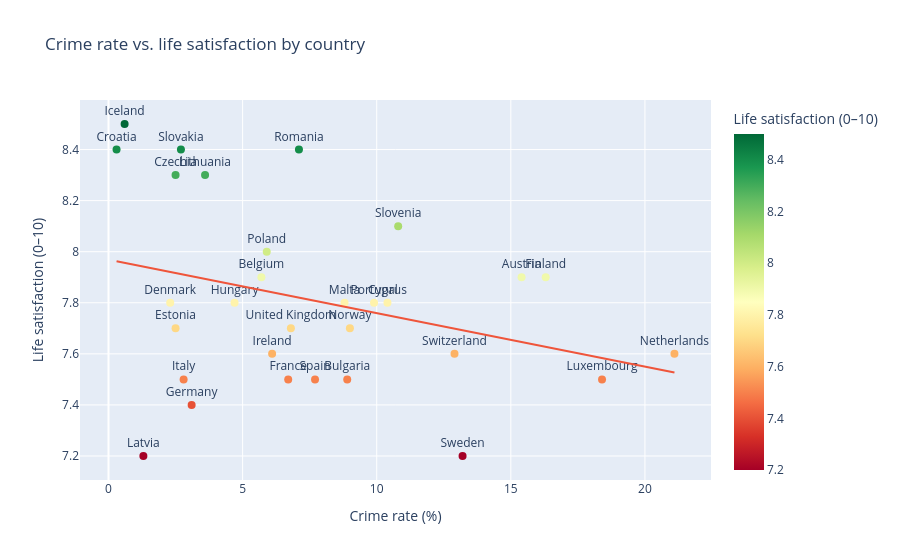

This figure's notebook cell:
### Code cell
# plot 2: Crime vs satisfaction scatter by country
fig2 = px.scatter(
    df_country,
    x='crime_rate', y='happy_rate',
    text='geo',
    trendline='ols',
    title='Crime rate vs. life satisfaction by country',
    labels={'crime_rate': 'Crime rate (%)', 'happy_rate': 'Life satisfaction (0–10)', 'geo': 'Country'},
    color='happy_rate',
    color_continuous_scale='RdYlGn',
    hover_name='geo',
)
fig2.update_traces(textposition='top center', marker=dict(size=8))
fig2.show()
#fig2.write_html('crime_vs_satisfaction.html', full_html=False, include_plotlyjs='cdn')

### Figure 1 — Plotly figure (JSON) as saved in the notebook; plotly's stock layout.template omitted (floating-point values rounded to 4 significant figures)
{"data": [{"hovertemplate": "<b>%{hovertext}</b><br><br>Crime rate (%)=%{x}<br>Life satisfaction (0–10)=%{marker.color}<br>Country=%{text}<extra></extra>", "hovertext": ["Austria", "Belgium", "Bulgaria", "Croatia", "Cyprus", "Czechia", "Denmark", "Estonia", "Finland", "France", "Germany", "Hungary", "Iceland", "Ireland", "Italy", "Latvia", "Lithuania", "Luxembourg", "Malta", "Netherlands", "Norway", "Poland", "Portugal", "Romania", "Slovakia", "Slovenia", "Spain", "Sweden", "Switzerland", "United Kingdom"], "legendgroup": "", "marker": {"color": [7.9, 7.9, 7.5, 8.4, 7.8, 8.3, 7.8, 7.7, 7.9, 7.5, 7.4, 7.8, 8.5, 7.6, 7.5, 7.2, 8.3, 7.5, 7.8, 7.6, 7.7, 8.0, 7.8, 8.4, 8.4, 8.1, 7.5, 7.2, 7.6, 7.7], "coloraxis": "coloraxis", "size": 8, "symbol": "circle"}, "mode": "markers+text", "name": "", "orientation": "v", "showlegend": false, "text": ["Austria", "Belgium", "Bulgaria", "Croatia", "Cyprus", "Czechia", "Denmark", "Estonia", "Finland", "France", "Germany", "Hungary", "Iceland", "Ireland", "Italy", "Latvia", "Lithuania", "Luxembourg", "Malta", "Netherlands", "Norway", "Poland", "Portugal", "Romania", "Slovakia", "Slovenia", "Spain", "Sweden", "Switzerland", "United Kingdom"], "textposition": "top center", "type": "scatter", "x": [15.4, 5.7, 8.9, 0.3, 10.4, 2.5, 2.3, 2.5, 16.3, 6.7, 3.1, 4.7, 0.6, 6.1, 2.8, 1.3, 3.6, 18.4, 8.8, 21.1, 9.0, 5.9, 9.9, 7.1, 2.7, 10.8, 7.7, 13.2, 12.9, 6.8], "xaxis": "x", "y": [7.9, 7.9, 7.5, 8.4, 7.8, 8.3, 7.8, 7.7, 7.9, 7.5, 7.4, 7.8, 8.5, 7.6, 7.5, 7.2, 8.3, 7.5, 7.8, 7.6, 7.7, 8.0, 7.8, 8.4, 8.4, 8.1, 7.5, 7.2, 7.6, 7.7], "yaxis": "y"}, {"hovertemplate": "<b>OLS trendline</b><br>happy_rate = -0.0209124 * crime_rate + 7.96859<br>R<sup>2</sup>=0.099993<br><br>Crime rate (%)=%{x}<br>Life satisfaction (0–10)=%{y} <b>(trend)</b><extra></extra>", "legendgroup": "", "marker": {"size": 8, "symbol": "circle"}, "mode": "lines", "name": "", "showlegend": false, "textposition": "top center", "type": "scatter", "x": [0.3, 0.6, 1.3, 2.3, 2.5, 2.5, 2.7, 2.8, 3.1, 3.6, 4.7, 5.7, 5.9, 6.1, 6.7, 6.8, 7.1, 7.7, 8.8, 8.9, 9.0, 9.9, 10.4, 10.8, 12.9, 13.2, 15.4, 16.3, 18.4, 21.1], "xaxis": "x", "y": [7.962, 7.956, 7.941, 7.92, 7.916, 7.916, 7.912, 7.91, 7.904, 7.893, 7.87, 7.849, 7.845, 7.841, 7.828, 7.826, 7.82, 7.808, 7.785, 7.782, 7.78, 7.762, 7.751, 7.743, 7.699, 7.693, 7.647, 7.628, 7.584, 7.527], "yaxis": "y"}], "layout": {"coloraxis": {"colorbar": {"title": {"text": "Life satisfaction (0–10)"}}, "colorscale": [[0, "rgb(165,0,38)"], [0.1, "rgb(215,48,39)"], [0.2, "rgb(244,109,67)"], [0.3, "rgb(253,174,97)"], [0.4, "rgb(254,224,139)"], [0.5, "rgb(255,255,191)"], [0.6, "rgb(217,239,139)"], [0.7, "rgb(166,217,106)"], [0.8, "rgb(102,189,99)"], [0.9, "rgb(26,152,80)"], [1, "rgb(0,104,55)"]]}, "legend": {"tracegroupgap": 0}, "title": {"text": "Crime rate vs. life satisfaction by country"}, "xaxis": {"anchor": "y", "domain": [0, 1], "title": {"text": "Crime rate (%)"}}, "yaxis": {"anchor": "x", "domain": [0, 1], "title": {"text": "Life satisfaction (0–10)"}}}}
